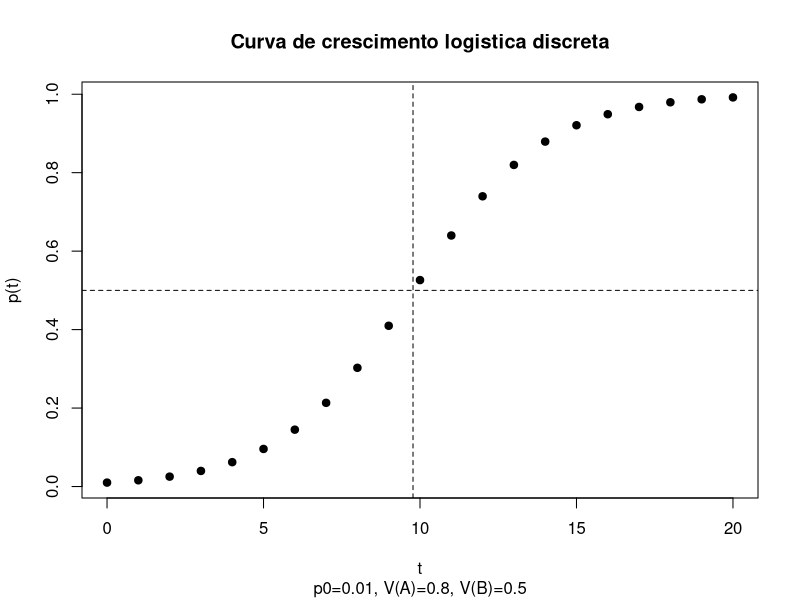

Write the R code that produced this figure.
p0 <- 0.01
VA <- 0.8
VB <- 0.5
t <- seq(0,20,1)
p <- 1/(1 + ((1 - p0)/p0)*((VB/VA)^t))
plot(t, p, 
     type="p", 
     main="Curva de crescimento logistica discreta", 
     sub=paste0("p0=",p0,", V(A)=",VA,", V(B)=",VB),
     ylab="p(t)", 
     xlab="t",
     pch=21, col="black", bg="black")
t_inflex <- -log(p0/(1-p0))/log(VA/VB)
pt_inflex <- 1/2
abline(v=t_inflex,lty=2)
abline(h=pt_inflex,lty=2)
cat("t de inflexao = ", t_inflex, " geracoes", sep="")
